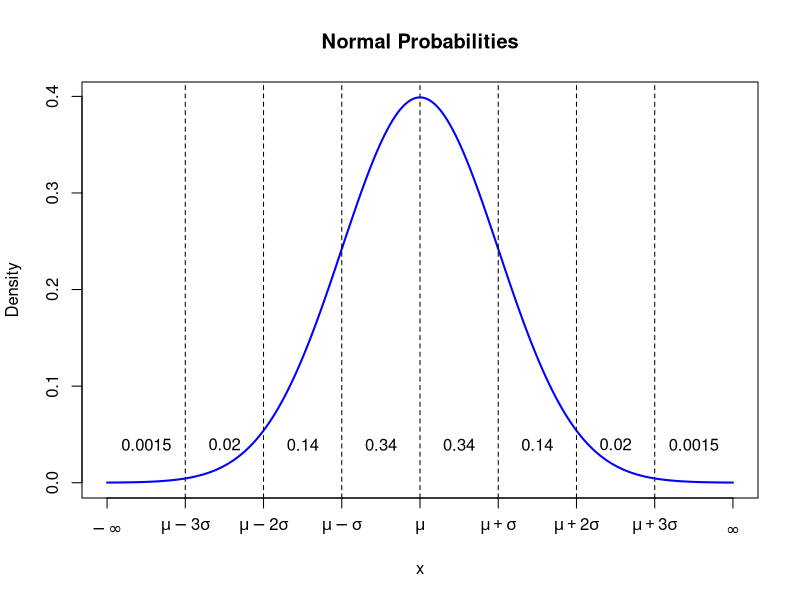
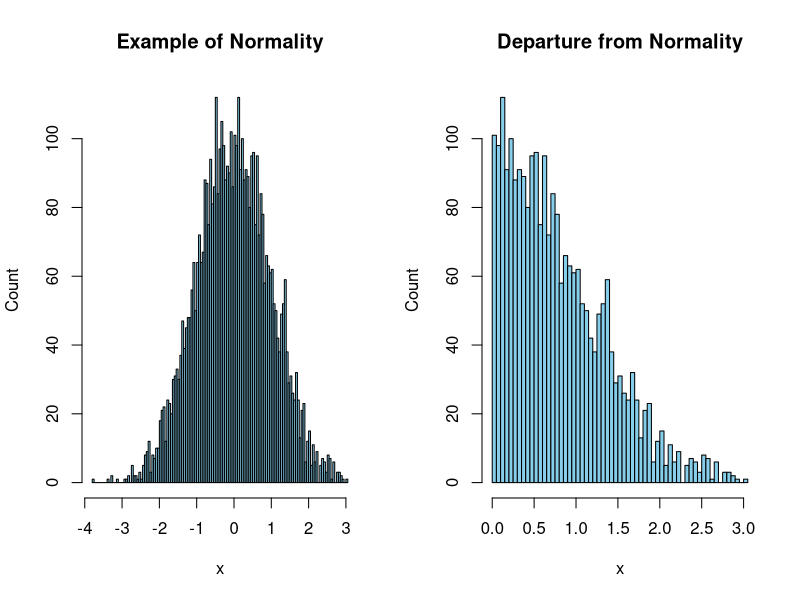
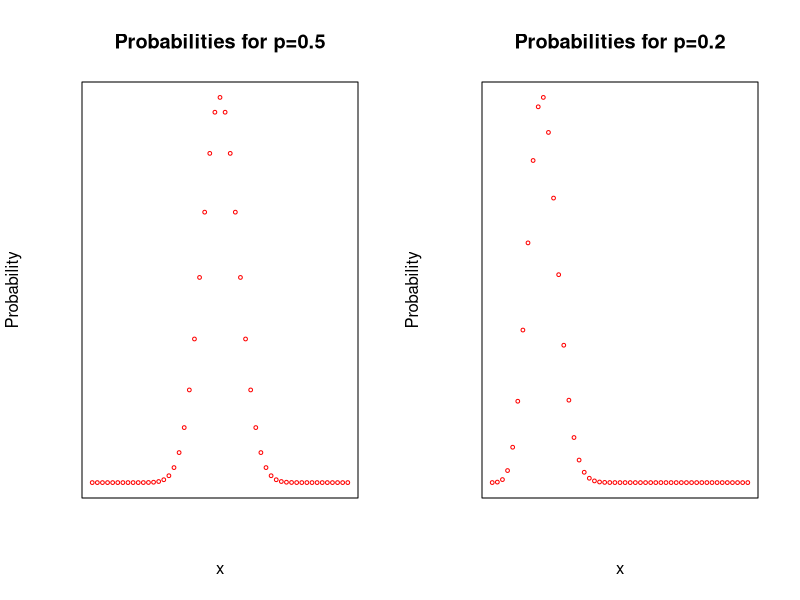
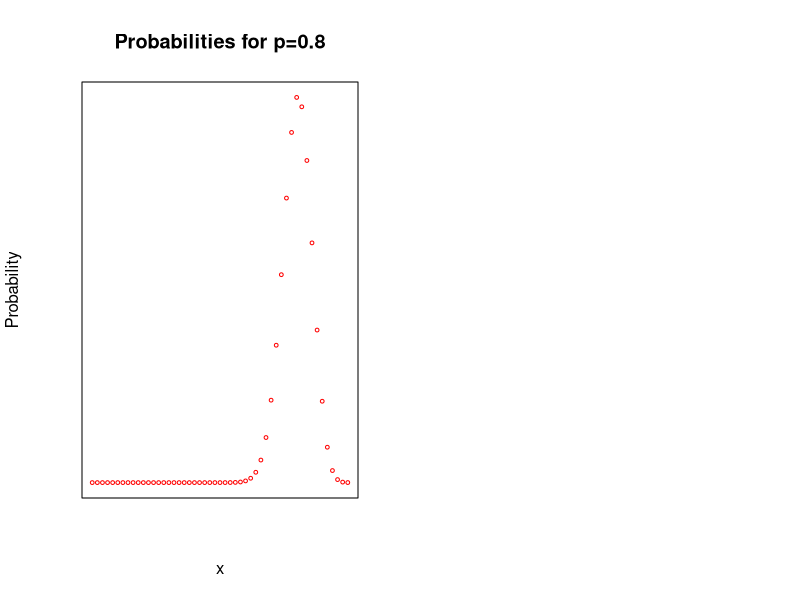

The R source for these figures, in order:
## ---- chunk 1
knitr::opts_chunk$set(echo = T, warning = F, message = F)
## ---- chunk 2
cholesterol = c(220.1 , 218.6 , 229.6 , 228.8 , 222.0 , 224.1 , 226.5,
                223.4, 221.5, 230.2, 224.3, 223.8, 230.8)
gender = c(rep("1.Male", 7), rep("2.Female", 6))
t.test(cholesterol ~ gender, conf.level = 1-0.05,
        mu = 0, alternative = "two.sided", var.equal=TRUE)
## ---- chunk 3
wing_lengths = c( 116, 117, 121, 114, 116, 118, 123,
                  120, 113, 125, 118, 116, 114, 119, 120)
bird_type = c(rep("1.S", 8), rep("2.N", 7))
t.test(wing_lengths ~ bird_type, conf.level= 1 - 0.05,
       alternative = "greater", mu=5)
## ---- chunk 4
# Define mean and standard deviation
mu <- 0
sigma <- 1

# Generate a sequence of x values
x <- seq(mu - 4 * sigma, mu + 4 * sigma, length = 1000)

# Calculate the normal density
y <- dnorm(x, mean = mu, sd = sigma)

# Plot the normal distribution curve
plot(x, y, type = "l", lwd = 2, col = "blue", xaxt = "na",
     xlab = "x",
     ylab = "Density",
     main = "Normal Probabilities")

# Shade regions and add vertical lines
regions <- list(
  list(from = mu - 4*sigma, to = mu - 3 * sigma, col = "lightblue", label = "0.0015"),
  list(from = mu - 3 * sigma, to = mu - 2 * sigma, col = "lightblue", label = "0.02"),
  list(from = mu - 2 * sigma, to = mu - sigma, col = "lightgreen", label = "0.14"),
  list(from = mu - sigma, to = mu, col = "lightpink", label = "0.34"),
  list(from = mu + sigma, to = mu, col = "lightpink", label = "0.34"),
  list(from = mu + 2 * sigma, to = mu + sigma, col = "lightgreen", label = "0.14"),
  list(from = mu + 3 * sigma, to = mu + 2 * sigma, col = "lightblue", label = "0.02"),
  list(from = mu + 4 * sigma, to = mu + 3 * sigma, col = "lightblue", label = "0.0015")
)
  


# Add shaded regions and labels
for (region in regions) {
  rect(region$from, 0, region$to, dnorm(region$from), border = NA)
  text(mean(c(region$from, region$to)), dnorm(mu) * 0.1, labels = region$label, col = "black")
}

# Add vertical lines
abline(v = mu, lty = 2)
abline(v = c(mu - sigma, mu + sigma), lty = 2)
abline(v = c(mu - 2 * sigma, mu + 2 * sigma), lty = 2)
abline(v = c(mu - 3 * sigma, mu + 3 * sigma), lty = 2)

# Add axis labels using Greek letters
axis(1, at = c(mu - 4 * sigma, mu - 3 * sigma, mu - 2 * sigma, mu - sigma, mu, mu + sigma, mu + 2 * sigma, mu + 3 * sigma, mu + 4 * sigma),
     labels = expression(-infinity, mu - 3 * sigma, mu - 2 * sigma, mu - sigma, mu, mu + sigma, mu + 2 * sigma, mu + 3 * sigma, infinity)
     )


## ---- chunk 5
data = rnorm(5000, 0, 1)
par(mfrow = c(1, 2))
# Example R code to plot histogram
hist(data, main = "Example of Normality", xlab = "x", ylab = "Count", col = "skyblue", border = "black", breaks = 100)
hist(data[data > 0], main = "Departure from Normality", xlab = "x", ylab = "Count", col = "skyblue", border = "black", breaks = 100)
## ---- chunk 6
data("mtcars")
MPG = mtcars$mpg
mean(MPG)
var(MPG)
median(MPG)
## ---- chunk 7
n = 50
x = 0:n
plot(x, dbinom(x, n, 0.5, log=F), main = "Probabilities for p=0.5", xaxt="na", yaxt = "na", col="red", cex = 0.5, ylab = "Probability", xlab = "x")
## ---- chunk 8
n = 50
x = 0:n
plot(x, dbinom(x, n, 0.2, log=F), main = "Probabilities for p=0.2", xaxt="na", yaxt = "na", col="red", cex = 0.5, ylab = "Probability", xlab = "x")
## ---- chunk 9
n = 50
x = 0:n
plot(x, dbinom(x, n, 0.8, log=F), main = "Probabilities for p=0.8", xaxt="na", yaxt = "na", col="red", cex = 0.5, ylab = "Probability", xlab = "x")
## ---- chunk 10
binom.test(19, 32, alternative = "two.sided", conf.level = 1-0.05)
## ---- chunk 11
data(mtcars)
hypothised_median = 18
MPG = mtcars$mpg
positives_count   = sum(MPG > hypothised_median)
negatives_count   = sum(MPG < hypothised_median)
binom.test(positives_count, positives_count + negatives_count, 
                    alternative = "two.sided", conf.level = 1-0.05)
## ---- chunk 12
height = c(48.2, 54.6, 58.3, 47.8, 51.4, 52.0, 55.2, 49.1, 49.9, 52.6,
           52.3, 57.4, 55.6, 53.2, 61.3, 58.0, 59.8, 54.8)
fertilizer = c(rep("1.Old", 10), rep("2.New", 8))
wilcox.test(height ~ fertilizer, conf.level = 1-0.05, mu = 0,
            alternative="less", exact=FALSE)
